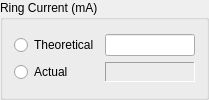
               <widget class="QGroupBox" name="groupBox_id_ring_current">
                <property name="maximumSize">
                 <size>
                  <width>240</width>
                  <height>16777215</height>
                 </size>
                </property>
                <property name="title">
                 <string>Ring Current (mA)</string>
                </property>
                <layout class="QHBoxLayout" name="horizontalLayout_14">
                 <item>
                  <layout class="QVBoxLayout" name="verticalLayout_17">
                   <property name="topMargin">
                    <number>0</number>
                   </property>
                   <item>
                    <layout class="QGridLayout" name="gridLayout_12">
                     <item row="0" column="0">
                      <widget class="QRadioButton" name="radioButton_id_ring_current_theoretical">
                       <property name="minimumSize">
                        <size>
                         <width>80</width>
                         <height>0</height>
                        </size>
                       </property>
                       <property name="maximumSize">
                        <size>
                         <width>100</width>
                         <height>16777215</height>
                        </size>
                       </property>
                       <property name="text">
                        <string>Theoretical</string>
                       </property>
                      </widget>
                     </item>
                     <item row="0" column="1">
                      <widget class="QLineEdit" name="lineEdit_id_ring_current_theoretical">
                       <property name="minimumSize">
                        <size>
                         <width>90</width>
                         <height>0</height>
                        </size>
                       </property>
                       <property name="maximumSize">
                        <size>
                         <width>90</width>
                         <height>16777215</height>
                        </size>
                       </property>
                      </widget>
                     </item>
                     <item row="1" column="0">
                      <widget class="QRadioButton" name="radioButton_id_ring_current_actual">
                       <property name="text">
                        <string>Actual</string>
                       </property>
                      </widget>
                     </item>
                     <item row="1" column="1">
                      <widget class="QLabel" name="label_id_ring_current_actual">
                       <property name="maximumSize">
                        <size>
                         <width>90</width>
                         <height>16777215</height>
                        </size>
                       </property>
                       <property name="frameShape">
                        <enum>QFrame::Panel</enum>
                       </property>
                       <property name="frameShadow">
                        <enum>QFrame::Sunken</enum>
                       </property>
                       <property name="text">
                        <string/>
                       </property>
                      </widget>
                     </item>
                    </layout>
                   </item>
                  </layout>
                 </item>
                </layout>
               </widget>
